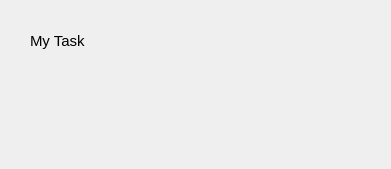
<?xml version="1.0" encoding="UTF-8"?>
<ui version="4.0">
 <class>Dialog</class>
 <widget class="QDialog" name="Dialog">
  <property name="geometry">
   <rect>
    <x>0</x>
    <y>0</y>
    <width>391</width>
    <height>169</height>
   </rect>
  </property>
  <property name="windowTitle">
   <string>Dialog</string>
  </property>
  <widget class="QLabel" name="label">
   <property name="geometry">
    <rect>
     <x>30</x>
     <y>20</y>
     <width>301</width>
     <height>41</height>
    </rect>
   </property>
   <property name="font">
    <font>
     <pointsize>11</pointsize>
    </font>
   </property>
   <property name="text">
    <string>My Task</string>
   </property>
  </widget>
 </widget>
 <resources/>
 <connections/>
</ui>
